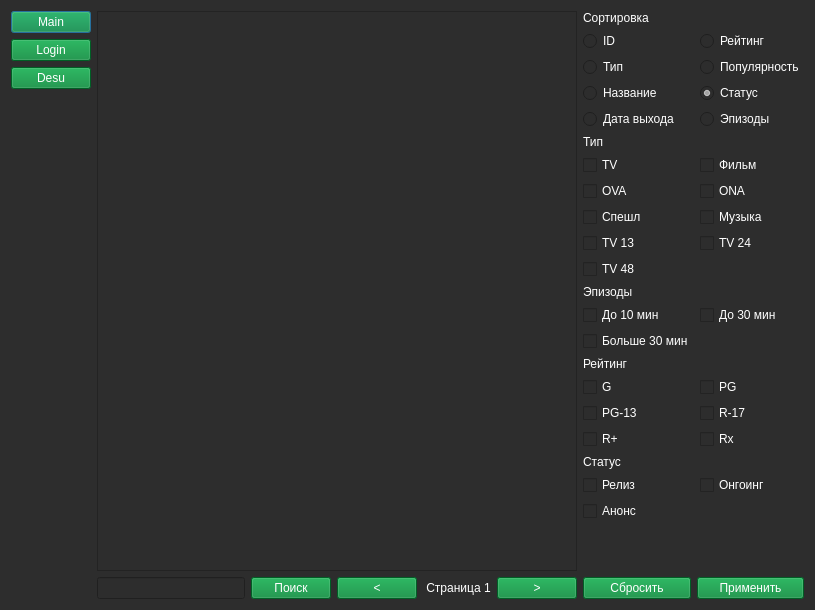
<?xml version="1.0" encoding="UTF-8"?>
<ui version="4.0">
 <class>Dialog</class>
 <widget class="QDialog" name="Dialog">
  <property name="geometry">
   <rect>
    <x>0</x>
    <y>0</y>
    <width>815</width>
    <height>610</height>
   </rect>
  </property>
  <property name="palette">
   <palette>
    <active>
     <colorrole role="WindowText">
      <brush brushstyle="SolidPattern">
       <color alpha="255">
        <red>255</red>
        <green>255</green>
        <blue>255</blue>
       </color>
      </brush>
     </colorrole>
     <colorrole role="Button">
      <brush brushstyle="SolidPattern">
       <color alpha="255">
        <red>45</red>
        <green>45</green>
        <blue>45</blue>
       </color>
      </brush>
     </colorrole>
     <colorrole role="Light">
      <brush brushstyle="SolidPattern">
       <color alpha="255">
        <red>45</red>
        <green>45</green>
        <blue>45</blue>
       </color>
      </brush>
     </colorrole>
     <colorrole role="Midlight">
      <brush brushstyle="SolidPattern">
       <color alpha="255">
        <red>45</red>
        <green>45</green>
        <blue>45</blue>
       </color>
      </brush>
     </colorrole>
     <colorrole role="Dark">
      <brush brushstyle="SolidPattern">
       <color alpha="255">
        <red>45</red>
        <green>45</green>
        <blue>45</blue>
       </color>
      </brush>
     </colorrole>
     <colorrole role="Mid">
      <brush brushstyle="SolidPattern">
       <color alpha="255">
        <red>45</red>
        <green>45</green>
        <blue>45</blue>
       </color>
      </brush>
     </colorrole>
     <colorrole role="Text">
      <brush brushstyle="SolidPattern">
       <color alpha="255">
        <red>255</red>
        <green>255</green>
        <blue>255</blue>
       </color>
      </brush>
     </colorrole>
     <colorrole role="ButtonText">
      <brush brushstyle="SolidPattern">
       <color alpha="255">
        <red>255</red>
        <green>255</green>
        <blue>255</blue>
       </color>
      </brush>
     </colorrole>
     <colorrole role="Base">
      <brush brushstyle="SolidPattern">
       <color alpha="255">
        <red>45</red>
        <green>45</green>
        <blue>45</blue>
       </color>
      </brush>
     </colorrole>
     <colorrole role="Window">
      <brush brushstyle="SolidPattern">
       <color alpha="255">
        <red>45</red>
        <green>45</green>
        <blue>45</blue>
       </color>
      </brush>
     </colorrole>
     <colorrole role="Shadow">
      <brush brushstyle="SolidPattern">
       <color alpha="255">
        <red>45</red>
        <green>45</green>
        <blue>45</blue>
       </color>
      </brush>
     </colorrole>
     <colorrole role="Highlight">
      <brush brushstyle="SolidPattern">
       <color alpha="255">
        <red>0</red>
        <green>133</green>
        <blue>62</blue>
       </color>
      </brush>
     </colorrole>
     <colorrole role="AlternateBase">
      <brush brushstyle="SolidPattern">
       <color alpha="255">
        <red>45</red>
        <green>45</green>
        <blue>45</blue>
       </color>
      </brush>
     </colorrole>
     <colorrole role="ToolTipBase">
      <brush brushstyle="SolidPattern">
       <color alpha="255">
        <red>45</red>
        <green>45</green>
        <blue>45</blue>
       </color>
      </brush>
     </colorrole>
     <colorrole role="ToolTipText">
      <brush brushstyle="SolidPattern">
       <color alpha="255">
        <red>236</red>
        <green>240</green>
        <blue>241</blue>
       </color>
      </brush>
     </colorrole>
     <colorrole role="PlaceholderText">
      <brush brushstyle="SolidPattern">
       <color alpha="128">
        <red>199</red>
        <green>203</green>
        <blue>203</blue>
       </color>
      </brush>
     </colorrole>
    </active>
    <inactive>
     <colorrole role="WindowText">
      <brush brushstyle="SolidPattern">
       <color alpha="255">
        <red>255</red>
        <green>255</green>
        <blue>255</blue>
       </color>
      </brush>
     </colorrole>
     <colorrole role="Button">
      <brush brushstyle="SolidPattern">
       <color alpha="255">
        <red>45</red>
        <green>45</green>
        <blue>45</blue>
       </color>
      </brush>
     </colorrole>
     <colorrole role="Light">
      <brush brushstyle="SolidPattern">
       <color alpha="255">
        <red>45</red>
        <green>45</green>
        <blue>45</blue>
       </color>
      </brush>
     </colorrole>
     <colorrole role="Midlight">
      <brush brushstyle="SolidPattern">
       <color alpha="255">
        <red>45</red>
        <green>45</green>
        <blue>45</blue>
       </color>
      </brush>
     </colorrole>
     <colorrole role="Dark">
      <brush brushstyle="SolidPattern">
       <color alpha="255">
        <red>45</red>
        <green>45</green>
        <blue>45</blue>
       </color>
      </brush>
     </colorrole>
     <colorrole role="Mid">
      <brush brushstyle="SolidPattern">
       <color alpha="255">
        <red>45</red>
        <green>45</green>
        <blue>45</blue>
       </color>
      </brush>
     </colorrole>
     <colorrole role="Text">
      <brush brushstyle="SolidPattern">
       <color alpha="255">
        <red>255</red>
        <green>255</green>
        <blue>255</blue>
       </color>
      </brush>
     </colorrole>
     <colorrole role="ButtonText">
      <brush brushstyle="SolidPattern">
       <color alpha="255">
        <red>255</red>
        <green>255</green>
        <blue>255</blue>
       </color>
      </brush>
     </colorrole>
     <colorrole role="Base">
      <brush brushstyle="SolidPattern">
       <color alpha="255">
        <red>45</red>
        <green>45</green>
        <blue>45</blue>
       </color>
      </brush>
     </colorrole>
     <colorrole role="Window">
      <brush brushstyle="SolidPattern">
       <color alpha="255">
        <red>45</red>
        <green>45</green>
        <blue>45</blue>
       </color>
      </brush>
     </colorrole>
     <colorrole role="Shadow">
      <brush brushstyle="SolidPattern">
       <color alpha="255">
        <red>45</red>
        <green>45</green>
        <blue>45</blue>
       </color>
      </brush>
     </colorrole>
     <colorrole role="Highlight">
      <brush brushstyle="SolidPattern">
       <color alpha="255">
        <red>0</red>
        <green>133</green>
        <blue>62</blue>
       </color>
      </brush>
     </colorrole>
     <colorrole role="AlternateBase">
      <brush brushstyle="SolidPattern">
       <color alpha="255">
        <red>45</red>
        <green>45</green>
        <blue>45</blue>
       </color>
      </brush>
     </colorrole>
     <colorrole role="ToolTipBase">
      <brush brushstyle="SolidPattern">
       <color alpha="255">
        <red>45</red>
        <green>45</green>
        <blue>45</blue>
       </color>
      </brush>
     </colorrole>
     <colorrole role="ToolTipText">
      <brush brushstyle="SolidPattern">
       <color alpha="255">
        <red>236</red>
        <green>240</green>
        <blue>241</blue>
       </color>
      </brush>
     </colorrole>
     <colorrole role="PlaceholderText">
      <brush brushstyle="SolidPattern">
       <color alpha="128">
        <red>199</red>
        <green>203</green>
        <blue>203</blue>
       </color>
      </brush>
     </colorrole>
    </inactive>
    <disabled>
     <colorrole role="WindowText">
      <brush brushstyle="SolidPattern">
       <color alpha="255">
        <red>255</red>
        <green>255</green>
        <blue>255</blue>
       </color>
      </brush>
     </colorrole>
     <colorrole role="Button">
      <brush brushstyle="SolidPattern">
       <color alpha="255">
        <red>45</red>
        <green>45</green>
        <blue>45</blue>
       </color>
      </brush>
     </colorrole>
     <colorrole role="Light">
      <brush brushstyle="SolidPattern">
       <color alpha="255">
        <red>45</red>
        <green>45</green>
        <blue>45</blue>
       </color>
      </brush>
     </colorrole>
     <colorrole role="Midlight">
      <brush brushstyle="SolidPattern">
       <color alpha="255">
        <red>45</red>
        <green>45</green>
        <blue>45</blue>
       </color>
      </brush>
     </colorrole>
     <colorrole role="Dark">
      <brush brushstyle="SolidPattern">
       <color alpha="255">
        <red>45</red>
        <green>45</green>
        <blue>45</blue>
       </color>
      </brush>
     </colorrole>
     <colorrole role="Mid">
      <brush brushstyle="SolidPattern">
       <color alpha="255">
        <red>45</red>
        <green>45</green>
        <blue>45</blue>
       </color>
      </brush>
     </colorrole>
     <colorrole role="Text">
      <brush brushstyle="SolidPattern">
       <color alpha="255">
        <red>255</red>
        <green>255</green>
        <blue>255</blue>
       </color>
      </brush>
     </colorrole>
     <colorrole role="ButtonText">
      <brush brushstyle="SolidPattern">
       <color alpha="255">
        <red>255</red>
        <green>255</green>
        <blue>255</blue>
       </color>
      </brush>
     </colorrole>
     <colorrole role="Base">
      <brush brushstyle="SolidPattern">
       <color alpha="255">
        <red>45</red>
        <green>45</green>
        <blue>45</blue>
       </color>
      </brush>
     </colorrole>
     <colorrole role="Window">
      <brush brushstyle="SolidPattern">
       <color alpha="255">
        <red>45</red>
        <green>45</green>
        <blue>45</blue>
       </color>
      </brush>
     </colorrole>
     <colorrole role="Shadow">
      <brush brushstyle="SolidPattern">
       <color alpha="255">
        <red>45</red>
        <green>45</green>
        <blue>45</blue>
       </color>
      </brush>
     </colorrole>
     <colorrole role="Highlight">
      <brush brushstyle="SolidPattern">
       <color alpha="255">
        <red>0</red>
        <green>120</green>
        <blue>215</blue>
       </color>
      </brush>
     </colorrole>
     <colorrole role="AlternateBase">
      <brush brushstyle="SolidPattern">
       <color alpha="255">
        <red>45</red>
        <green>45</green>
        <blue>45</blue>
       </color>
      </brush>
     </colorrole>
     <colorrole role="ToolTipBase">
      <brush brushstyle="SolidPattern">
       <color alpha="255">
        <red>45</red>
        <green>45</green>
        <blue>45</blue>
       </color>
      </brush>
     </colorrole>
     <colorrole role="ToolTipText">
      <brush brushstyle="SolidPattern">
       <color alpha="255">
        <red>236</red>
        <green>240</green>
        <blue>241</blue>
       </color>
      </brush>
     </colorrole>
     <colorrole role="PlaceholderText">
      <brush brushstyle="SolidPattern">
       <color alpha="128">
        <red>199</red>
        <green>203</green>
        <blue>203</blue>
       </color>
      </brush>
     </colorrole>
    </disabled>
   </palette>
  </property>
  <property name="windowTitle">
   <string>Dialog</string>
  </property>
  <property name="styleSheet">
   <string notr="true">color: rgb(255, 255, 255);
background-color: rgb(45, 45, 45);</string>
  </property>
  <layout class="QGridLayout" name="gridLayout_2">
   <item row="0" column="0">
    <layout class="QVBoxLayout" name="verticalLayout_2">
     <item>
      <widget class="QPushButton" name="btn_main">
       <property name="styleSheet">
        <string notr="true">background-color: rgb(0, 133, 52);
color: rgb(255, 255, 255);</string>
       </property>
       <property name="text">
        <string>Main</string>
       </property>
      </widget>
     </item>
     <item>
      <widget class="QPushButton" name="btn_login">
       <property name="styleSheet">
        <string notr="true">background-color: rgb(0, 133, 52);
color: rgb(255, 255, 255);</string>
       </property>
       <property name="text">
        <string>Login</string>
       </property>
      </widget>
     </item>
     <item>
      <widget class="QPushButton" name="btn_desu">
       <property name="styleSheet">
        <string notr="true">background-color: rgb(0, 133, 52);
color: rgb(255, 255, 255);</string>
       </property>
       <property name="text">
        <string>Desu</string>
       </property>
      </widget>
     </item>
     <item>
      <spacer name="verticalSpacer_2">
       <property name="orientation">
        <enum>Qt::Vertical</enum>
       </property>
       <property name="sizeHint" stdset="0">
        <size>
         <width>20</width>
         <height>40</height>
        </size>
       </property>
      </spacer>
     </item>
    </layout>
   </item>
   <item row="0" column="1">
    <widget class="QListWidget" name="list_anime">
     <property name="palette">
      <palette>
       <active>
        <colorrole role="WindowText">
         <brush brushstyle="SolidPattern">
          <color alpha="255">
           <red>255</red>
           <green>255</green>
           <blue>255</blue>
          </color>
         </brush>
        </colorrole>
        <colorrole role="Button">
         <brush brushstyle="SolidPattern">
          <color alpha="255">
           <red>45</red>
           <green>45</green>
           <blue>45</blue>
          </color>
         </brush>
        </colorrole>
        <colorrole role="Light">
         <brush brushstyle="SolidPattern">
          <color alpha="255">
           <red>45</red>
           <green>45</green>
           <blue>45</blue>
          </color>
         </brush>
        </colorrole>
        <colorrole role="Midlight">
         <brush brushstyle="SolidPattern">
          <color alpha="255">
           <red>45</red>
           <green>45</green>
           <blue>45</blue>
          </color>
         </brush>
        </colorrole>
        <colorrole role="Dark">
         <brush brushstyle="SolidPattern">
          <color alpha="255">
           <red>45</red>
           <green>45</green>
           <blue>45</blue>
          </color>
         </brush>
        </colorrole>
        <colorrole role="Mid">
         <brush brushstyle="SolidPattern">
          <color alpha="255">
           <red>45</red>
           <green>45</green>
           <blue>45</blue>
          </color>
         </brush>
        </colorrole>
        <colorrole role="Text">
         <brush brushstyle="SolidPattern">
          <color alpha="255">
           <red>255</red>
           <green>255</green>
           <blue>255</blue>
          </color>
         </brush>
        </colorrole>
        <colorrole role="ButtonText">
         <brush brushstyle="SolidPattern">
          <color alpha="255">
           <red>255</red>
           <green>255</green>
           <blue>255</blue>
          </color>
         </brush>
        </colorrole>
        <colorrole role="Base">
         <brush brushstyle="SolidPattern">
          <color alpha="255">
           <red>45</red>
           <green>45</green>
           <blue>45</blue>
          </color>
         </brush>
        </colorrole>
        <colorrole role="Window">
         <brush brushstyle="SolidPattern">
          <color alpha="255">
           <red>45</red>
           <green>45</green>
           <blue>45</blue>
          </color>
         </brush>
        </colorrole>
        <colorrole role="Shadow">
         <brush brushstyle="SolidPattern">
          <color alpha="255">
           <red>45</red>
           <green>45</green>
           <blue>45</blue>
          </color>
         </brush>
        </colorrole>
        <colorrole role="Highlight">
         <brush brushstyle="SolidPattern">
          <color alpha="255">
           <red>0</red>
           <green>133</green>
           <blue>62</blue>
          </color>
         </brush>
        </colorrole>
        <colorrole role="AlternateBase">
         <brush brushstyle="SolidPattern">
          <color alpha="255">
           <red>45</red>
           <green>45</green>
           <blue>45</blue>
          </color>
         </brush>
        </colorrole>
        <colorrole role="ToolTipBase">
         <brush brushstyle="SolidPattern">
          <color alpha="255">
           <red>45</red>
           <green>45</green>
           <blue>45</blue>
          </color>
         </brush>
        </colorrole>
        <colorrole role="ToolTipText">
         <brush brushstyle="SolidPattern">
          <color alpha="255">
           <red>236</red>
           <green>240</green>
           <blue>241</blue>
          </color>
         </brush>
        </colorrole>
        <colorrole role="PlaceholderText">
         <brush brushstyle="SolidPattern">
          <color alpha="128">
           <red>199</red>
           <green>203</green>
           <blue>203</blue>
          </color>
         </brush>
        </colorrole>
       </active>
       <inactive>
        <colorrole role="WindowText">
         <brush brushstyle="SolidPattern">
          <color alpha="255">
           <red>255</red>
           <green>255</green>
           <blue>255</blue>
          </color>
         </brush>
        </colorrole>
        <colorrole role="Button">
         <brush brushstyle="SolidPattern">
          <color alpha="255">
           <red>45</red>
           <green>45</green>
           <blue>45</blue>
          </color>
         </brush>
        </colorrole>
        <colorrole role="Light">
         <brush brushstyle="SolidPattern">
          <color alpha="255">
           <red>45</red>
           <green>45</green>
           <blue>45</blue>
          </color>
         </brush>
        </colorrole>
        <colorrole role="Midlight">
         <brush brushstyle="SolidPattern">
          <color alpha="255">
           <red>45</red>
           <green>45</green>
           <blue>45</blue>
          </color>
         </brush>
        </colorrole>
        <colorrole role="Dark">
         <brush brushstyle="SolidPattern">
          <color alpha="255">
           <red>45</red>
           <green>45</green>
           <blue>45</blue>
          </color>
         </brush>
        </colorrole>
        <colorrole role="Mid">
         <brush brushstyle="SolidPattern">
          <color alpha="255">
           <red>45</red>
           <green>45</green>
           <blue>45</blue>
          </color>
         </brush>
        </colorrole>
        <colorrole role="Text">
         <brush brushstyle="SolidPattern">
          <color alpha="255">
           <red>255</red>
           <green>255</green>
           <blue>255</blue>
          </color>
         </brush>
        </colorrole>
        <colorrole role="ButtonText">
         <brush brushstyle="SolidPattern">
          <color alpha="255">
           <red>255</red>
           <green>255</green>
           <blue>255</blue>
          </color>
         </brush>
        </colorrole>
        <colorrole role="Base">
         <brush brushstyle="SolidPattern">
          <color alpha="255">
           <red>45</red>
           <green>45</green>
           <blue>45</blue>
          </color>
         </brush>
        </colorrole>
        <colorrole role="Window">
         <brush brushstyle="SolidPattern">
          <color alpha="255">
           <red>45</red>
           <green>45</green>
           <blue>45</blue>
          </color>
         </brush>
        </colorrole>
        <colorrole role="Shadow">
         <brush brushstyle="SolidPattern">
          <color alpha="255">
           <red>45</red>
           <green>45</green>
           <blue>45</blue>
          </color>
         </brush>
        </colorrole>
        <colorrole role="Highlight">
         <brush brushstyle="SolidPattern">
          <color alpha="255">
           <red>0</red>
           <green>133</green>
           <blue>62</blue>
          </color>
         </brush>
        </colorrole>
        <colorrole role="AlternateBase">
         <brush brushstyle="SolidPattern">
          <color alpha="255">
           <red>45</red>
           <green>45</green>
           <blue>45</blue>
          </color>
         </brush>
        </colorrole>
        <colorrole role="ToolTipBase">
         <brush brushstyle="SolidPattern">
          <color alpha="255">
           <red>45</red>
           <green>45</green>
           <blue>45</blue>
          </color>
         </brush>
        </colorrole>
        <colorrole role="ToolTipText">
         <brush brushstyle="SolidPattern">
          <color alpha="255">
           <red>236</red>
           <green>240</green>
           <blue>241</blue>
          </color>
         </brush>
        </colorrole>
        <colorrole role="PlaceholderText">
         <brush brushstyle="SolidPattern">
          <color alpha="128">
           <red>199</red>
           <green>203</green>
           <blue>203</blue>
          </color>
         </brush>
        </colorrole>
       </inactive>
       <disabled>
        <colorrole role="WindowText">
         <brush brushstyle="SolidPattern">
          <color alpha="255">
           <red>255</red>
           <green>255</green>
           <blue>255</blue>
          </color>
         </brush>
        </colorrole>
        <colorrole role="Button">
         <brush brushstyle="SolidPattern">
          <color alpha="255">
           <red>45</red>
           <green>45</green>
           <blue>45</blue>
          </color>
         </brush>
        </colorrole>
        <colorrole role="Light">
         <brush brushstyle="SolidPattern">
          <color alpha="255">
           <red>45</red>
           <green>45</green>
           <blue>45</blue>
          </color>
         </brush>
        </colorrole>
        <colorrole role="Midlight">
         <brush brushstyle="SolidPattern">
          <color alpha="255">
           <red>45</red>
           <green>45</green>
           <blue>45</blue>
          </color>
         </brush>
        </colorrole>
        <colorrole role="Dark">
         <brush brushstyle="SolidPattern">
          <color alpha="255">
           <red>45</red>
           <green>45</green>
           <blue>45</blue>
          </color>
         </brush>
        </colorrole>
        <colorrole role="Mid">
         <brush brushstyle="SolidPattern">
          <color alpha="255">
           <red>45</red>
           <green>45</green>
           <blue>45</blue>
          </color>
         </brush>
        </colorrole>
        <colorrole role="Text">
         <brush brushstyle="SolidPattern">
          <color alpha="255">
           <red>255</red>
           <green>255</green>
           <blue>255</blue>
          </color>
         </brush>
        </colorrole>
        <colorrole role="ButtonText">
         <brush brushstyle="SolidPattern">
          <color alpha="255">
           <red>255</red>
           <green>255</green>
           <blue>255</blue>
          </color>
         </brush>
        </colorrole>
        <colorrole role="Base">
         <brush brushstyle="SolidPattern">
          <color alpha="255">
           <red>45</red>
           <green>45</green>
           <blue>45</blue>
          </color>
         </brush>
        </colorrole>
        <colorrole role="Window">
         <brush brushstyle="SolidPattern">
          <color alpha="255">
           <red>45</red>
           <green>45</green>
           <blue>45</blue>
          </color>
         </brush>
        </colorrole>
        <colorrole role="Shadow">
         <brush brushstyle="SolidPattern">
          <color alpha="255">
           <red>45</red>
           <green>45</green>
           <blue>45</blue>
          </color>
         </brush>
        </colorrole>
        <colorrole role="Highlight">
         <brush brushstyle="SolidPattern">
          <color alpha="255">
           <red>0</red>
           <green>120</green>
           <blue>215</blue>
          </color>
         </brush>
        </colorrole>
        <colorrole role="AlternateBase">
         <brush brushstyle="SolidPattern">
          <color alpha="255">
           <red>45</red>
           <green>45</green>
           <blue>45</blue>
          </color>
         </brush>
        </colorrole>
        <colorrole role="ToolTipBase">
         <brush brushstyle="SolidPattern">
          <color alpha="255">
           <red>45</red>
           <green>45</green>
           <blue>45</blue>
          </color>
         </brush>
        </colorrole>
        <colorrole role="ToolTipText">
         <brush brushstyle="SolidPattern">
          <color alpha="255">
           <red>236</red>
           <green>240</green>
           <blue>241</blue>
          </color>
         </brush>
        </colorrole>
        <colorrole role="PlaceholderText">
         <brush brushstyle="SolidPattern">
          <color alpha="128">
           <red>199</red>
           <green>203</green>
           <blue>203</blue>
          </color>
         </brush>
        </colorrole>
       </disabled>
      </palette>
     </property>
     <property name="autoFillBackground">
      <bool>false</bool>
     </property>
    </widget>
   </item>
   <item row="0" column="2">
    <layout class="QVBoxLayout" name="verticalLayout">
     <item>
      <layout class="QGridLayout" name="gridLayout">
       <item row="4" column="0">
        <widget class="QRadioButton" name="sort_date">
         <property name="text">
          <string>Дата выхода</string>
         </property>
        </widget>
       </item>
       <item row="16" column="1">
        <widget class="QCheckBox" name="raiting_r17">
         <property name="text">
          <string>R-17</string>
         </property>
         <property name="checked">
          <bool>false</bool>
         </property>
         <property name="tristate">
          <bool>false</bool>
         </property>
        </widget>
       </item>
       <item row="18" column="0">
        <widget class="QLabel" name="label_status">
         <property name="text">
          <string>Статус</string>
         </property>
        </widget>
       </item>
       <item row="3" column="0">
        <widget class="QRadioButton" name="sort_name">
         <property name="text">
          <string>Название</string>
         </property>
        </widget>
       </item>
       <item row="15" column="0">
        <widget class="QCheckBox" name="raiting_g">
         <property name="text">
          <string>G</string>
         </property>
         <property name="checked">
          <bool>false</bool>
         </property>
         <property name="tristate">
          <bool>false</bool>
         </property>
        </widget>
       </item>
       <item row="12" column="1">
        <widget class="QCheckBox" name="episodes_29m">
         <property name="text">
          <string>До 30 мин</string>
         </property>
         <property name="checked">
          <bool>false</bool>
         </property>
         <property name="tristate">
          <bool>false</bool>
         </property>
        </widget>
       </item>
       <item row="8" column="0">
        <widget class="QCheckBox" name="type_special">
         <property name="text">
          <string>Спешл</string>
         </property>
         <property name="checked">
          <bool>false</bool>
         </property>
         <property name="tristate">
          <bool>false</bool>
         </property>
        </widget>
       </item>
       <item row="19" column="1">
        <widget class="QCheckBox" name="status_ongoing">
         <property name="text">
          <string>Онгоинг</string>
         </property>
         <property name="checked">
          <bool>false</bool>
         </property>
         <property name="tristate">
          <bool>false</bool>
         </property>
        </widget>
       </item>
       <item row="0" column="0">
        <widget class="QLabel" name="label_sort">
         <property name="text">
          <string>Сортировка</string>
         </property>
        </widget>
       </item>
       <item row="8" column="1">
        <widget class="QCheckBox" name="type_music">
         <property name="text">
          <string>Музыка</string>
         </property>
         <property name="checked">
          <bool>false</bool>
         </property>
         <property name="tristate">
          <bool>false</bool>
         </property>
        </widget>
       </item>
       <item row="11" column="0">
        <widget class="QLabel" name="label_episodes">
         <property name="text">
          <string>Эпизоды</string>
         </property>
        </widget>
       </item>
       <item row="16" column="0">
        <widget class="QCheckBox" name="raiting_pg13">
         <property name="text">
          <string>PG-13</string>
         </property>
         <property name="checked">
          <bool>false</bool>
         </property>
         <property name="tristate">
          <bool>false</bool>
         </property>
        </widget>
       </item>
       <item row="1" column="0">
        <widget class="QRadioButton" name="sort_id">
         <property name="text">
          <string>ID</string>
         </property>
        </widget>
       </item>
       <item row="7" column="1">
        <widget class="QCheckBox" name="type_ona">
         <property name="text">
          <string>ONA</string>
         </property>
         <property name="checked">
          <bool>false</bool>
         </property>
         <property name="tristate">
          <bool>false</bool>
         </property>
        </widget>
       </item>
       <item row="19" column="0">
        <widget class="QCheckBox" name="status_release">
         <property name="text">
          <string>Релиз</string>
         </property>
         <property name="checked">
          <bool>false</bool>
         </property>
         <property name="tristate">
          <bool>false</bool>
         </property>
        </widget>
       </item>
       <item row="9" column="0">
        <widget class="QCheckBox" name="type_tv13">
         <property name="text">
          <string>TV 13</string>
         </property>
         <property name="checked">
          <bool>false</bool>
         </property>
         <property name="tristate">
          <bool>false</bool>
         </property>
        </widget>
       </item>
       <item row="6" column="0">
        <widget class="QCheckBox" name="type_tv">
         <property name="text">
          <string>TV</string>
         </property>
         <property name="checked">
          <bool>false</bool>
         </property>
         <property name="tristate">
          <bool>false</bool>
         </property>
        </widget>
       </item>
       <item row="17" column="1">
        <widget class="QCheckBox" name="raiting_rx">
         <property name="text">
          <string>Rx</string>
         </property>
         <property name="checked">
          <bool>false</bool>
         </property>
         <property name="tristate">
          <bool>false</bool>
         </property>
        </widget>
       </item>
       <item row="6" column="1">
        <widget class="QCheckBox" name="type_film">
         <property name="text">
          <string>Фильм</string>
         </property>
         <property name="checked">
          <bool>false</bool>
         </property>
         <property name="tristate">
          <bool>false</bool>
         </property>
        </widget>
       </item>
       <item row="12" column="0">
        <widget class="QCheckBox" name="episodes_10m">
         <property name="text">
          <string>До 10 мин</string>
         </property>
         <property name="checked">
          <bool>false</bool>
         </property>
         <property name="tristate">
          <bool>false</bool>
         </property>
        </widget>
       </item>
       <item row="15" column="1">
        <widget class="QCheckBox" name="raiting_pg">
         <property name="text">
          <string>PG</string>
         </property>
         <property name="checked">
          <bool>false</bool>
         </property>
         <property name="tristate">
          <bool>false</bool>
         </property>
        </widget>
       </item>
       <item row="13" column="0">
        <widget class="QCheckBox" name="episodes_30m">
         <property name="text">
          <string>Больше 30 мин</string>
         </property>
         <property name="checked">
          <bool>false</bool>
         </property>
         <property name="tristate">
          <bool>false</bool>
         </property>
        </widget>
       </item>
       <item row="9" column="1">
        <widget class="QCheckBox" name="type_tv24">
         <property name="text">
          <string>TV 24</string>
         </property>
         <property name="checked">
          <bool>false</bool>
         </property>
         <property name="tristate">
          <bool>false</bool>
         </property>
        </widget>
       </item>
       <item row="2" column="1">
        <widget class="QRadioButton" name="sort_popular">
         <property name="text">
          <string>Популярность</string>
         </property>
        </widget>
       </item>
       <item row="5" column="0">
        <widget class="QLabel" name="label_type">
         <property name="text">
          <string>Тип</string>
         </property>
        </widget>
       </item>
       <item row="1" column="1">
        <widget class="QRadioButton" name="sort_raiting">
         <property name="text">
          <string>Рейтинг</string>
         </property>
        </widget>
       </item>
       <item row="4" column="1">
        <widget class="QRadioButton" name="sort_episodes">
         <property name="text">
          <string>Эпизоды</string>
         </property>
        </widget>
       </item>
       <item row="20" column="0">
        <widget class="QCheckBox" name="status_anons">
         <property name="text">
          <string>Анонс</string>
         </property>
         <property name="checked">
          <bool>false</bool>
         </property>
         <property name="tristate">
          <bool>false</bool>
         </property>
        </widget>
       </item>
       <item row="7" column="0">
        <widget class="QCheckBox" name="type_ova">
         <property name="text">
          <string>OVA</string>
         </property>
         <property name="checked">
          <bool>false</bool>
         </property>
         <property name="tristate">
          <bool>false</bool>
         </property>
        </widget>
       </item>
       <item row="2" column="0">
        <widget class="QRadioButton" name="sort_type">
         <property name="text">
          <string>Тип</string>
         </property>
        </widget>
       </item>
       <item row="10" column="0">
        <widget class="QCheckBox" name="type_tv48">
         <property name="text">
          <string>TV 48</string>
         </property>
         <property name="checked">
          <bool>false</bool>
         </property>
         <property name="tristate">
          <bool>false</bool>
         </property>
        </widget>
       </item>
       <item row="14" column="0">
        <widget class="QLabel" name="label_raiting">
         <property name="text">
          <string>Рейтинг</string>
         </property>
        </widget>
       </item>
       <item row="17" column="0">
        <widget class="QCheckBox" name="raiting_rp">
         <property name="text">
          <string>R+</string>
         </property>
         <property name="checked">
          <bool>false</bool>
         </property>
         <property name="tristate">
          <bool>false</bool>
         </property>
        </widget>
       </item>
       <item row="3" column="1">
        <widget class="QRadioButton" name="sort_status">
         <property name="text">
          <string>Статус</string>
         </property>
         <property name="checked">
          <bool>true</bool>
         </property>
        </widget>
       </item>
       <item row="21" column="0">
        <spacer name="verticalSpacer">
         <property name="orientation">
          <enum>Qt::Vertical</enum>
         </property>
         <property name="sizeHint" stdset="0">
          <size>
           <width>20</width>
           <height>40</height>
          </size>
         </property>
        </spacer>
       </item>
      </layout>
     </item>
    </layout>
   </item>
   <item row="1" column="1">
    <layout class="QHBoxLayout" name="horizontalLayout_2">
     <item>
      <widget class="QLineEdit" name="line_search">
       <property name="styleSheet">
        <string notr="true">background-color: rgb(45, 45, 45);
color: rgb(255, 255, 255);</string>
       </property>
      </widget>
     </item>
     <item>
      <widget class="QPushButton" name="btn_search">
       <property name="styleSheet">
        <string notr="true">background-color: rgb(0, 133, 52);
color: rgb(255, 255, 255);</string>
       </property>
       <property name="text">
        <string>Поиск</string>
       </property>
      </widget>
     </item>
     <item>
      <widget class="QPushButton" name="prev_page">
       <property name="styleSheet">
        <string notr="true">background-color: rgb(0, 133, 52);
color: rgb(255, 255, 255);</string>
       </property>
       <property name="text">
        <string>&lt;</string>
       </property>
      </widget>
     </item>
     <item>
      <widget class="QLabel" name="label_page">
       <property name="text">
        <string> Страница 1</string>
       </property>
      </widget>
     </item>
     <item>
      <widget class="QPushButton" name="next_page">
       <property name="styleSheet">
        <string notr="true">background-color: rgb(0, 133, 52);
color: rgb(255, 255, 255);</string>
       </property>
       <property name="text">
        <string>&gt;</string>
       </property>
      </widget>
     </item>
    </layout>
   </item>
   <item row="1" column="2">
    <layout class="QHBoxLayout" name="horizontalLayout">
     <item>
      <widget class="QPushButton" name="filter_reset">
       <property name="styleSheet">
        <string notr="true">background-color: rgb(0, 133, 52);
color: rgb(255, 255, 255);</string>
       </property>
       <property name="text">
        <string>Сбросить</string>
       </property>
      </widget>
     </item>
     <item>
      <widget class="QPushButton" name="filter_apply">
       <property name="styleSheet">
        <string notr="true">background-color: rgb(0, 133, 52);
color: rgb(255, 255, 255);</string>
       </property>
       <property name="text">
        <string>Применить</string>
       </property>
      </widget>
     </item>
    </layout>
   </item>
  </layout>
 </widget>
 <resources/>
 <connections/>
</ui>
